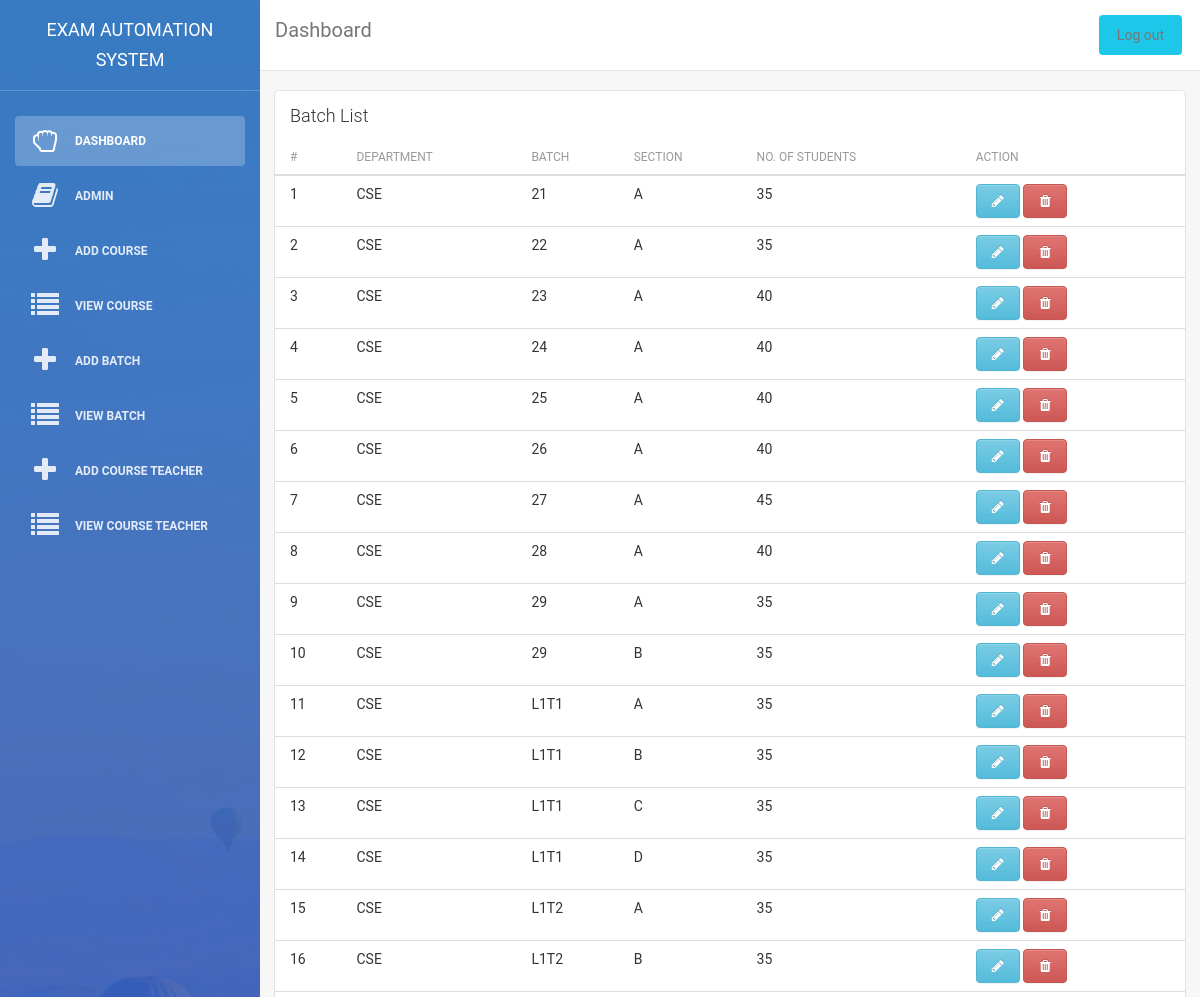
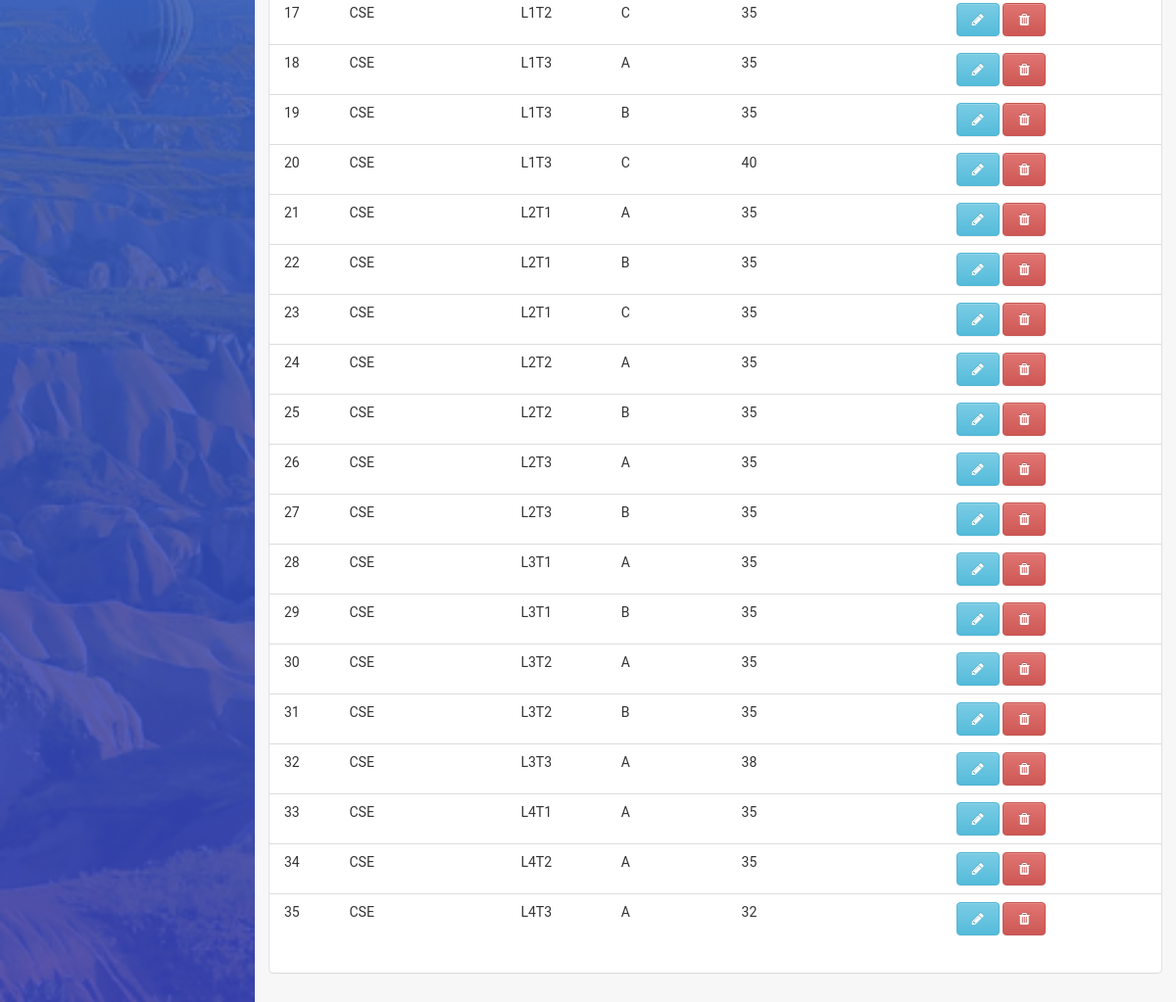
The app's page /Admin/Course/viewbatch.php (signed in) with its own data (2 pictures, top to bottom).
### tables this page shows
CREATE TABLE IF NOT EXISTS `batch` (
  `id` int(12) NOT NULL,
  `department` text NOT NULL,
  `batch` text NOT NULL,
  `section` text NOT NULL,
  `no_of_student` int(12) NOT NULL
);

### Admin/Course/viewbatch.php (the view, shortened to what this page needs)
<?php include('header.php'); ?>
        <div class="bootstrap-iso">
            <div class="container-fluid">
                <div class="row">
                    <div class="col-md-12">
                        <div class="card">
                            <div class="header">
                                <h4 class="title">Batch List</h4>
                            </div>
                            <div class="content table-responsive table-full-width">
                                <table class="table">
                                    <thead>
									    <th>#</th>
										<th>Department</th>
										<th>Batch</th>
										<th>Section</th>
										<th>No. of Students</th>
										<th>Action</th>
                                    </thead>
                                    <tbody>
							<?php
								$serial = 0;
								$sql = mysql_query("SELECT * FROM batch ORDER BY department, batch, section ASC");
								while($row = mysql_fetch_object($sql))
									{
										$serial++;
										$department = $row->department;
										$batch = $row->batch;
										$section = $row->section;
										$no_of_student = $row->no_of_student;
							?>
									<tr>
										<td><?php echo $serial; ?></td>
										<td><?php echo $department; ?></td>
										<td><?php echo $batch; ?> </td>
										<td><?php echo $section; ?></td>
										<td><?php echo $no_of_student; ?></td>
										<td>
											<a href='edit_batch.php?ided=<?php echo $department;?>&&ideb=<?php echo $batch;?>&&ides=<?php echo $section;?>'><button type='button' class='btn btn-info'><span class="fa fa-pencil"></span></button></a>
											<a onclick='return confirm_delete();' href='delete_batch.php?iddd=<?php echo $department;?>&&iddb=<?php echo $batch;?>&&idds=<?php echo $section;?>'><button type='button' class='btn btn-danger'><span class="fa fa-trash"></span></button></a>
										</td>
									</tr>
							<?php
									}
							?>
                                    </tbody>
                                </table>
                            </div>
                        </div>
                    </div>
                </div>
            </div>
        </div>
<?php include('footer.php'); ?>

### Admin/Course/viewbatch.php (style rules this page uses)
.table > thead > tr > th, .table > tbody > tr > th, .table > tfoot > tr > th, .table > thead > tr > td, .table > tbody > tr > td, .table > tfoot > tr > td { padding: 0px 0px; padding-top: 8px; padding-right: 0px; padding-bottom: 0px; padding-left: 0px; vertical-align: middle; }

### records on screen
batch: department "CSE", batch "21", section "A", no_of_student "35"
batch: department "CSE", batch "22", section "A", no_of_student "35"
batch: department "CSE", batch "23", section "A", no_of_student "40"
batch: department "CSE", batch "24", section "A", no_of_student "40"
batch: department "CSE", batch "25", section "A", no_of_student "40"
batch: department "CSE", batch "26", section "A", no_of_student "40"
batch: department "CSE", batch "27", section "A", no_of_student "45"
batch: department "CSE", batch "28", section "A", no_of_student "40"
batch: department "CSE", batch "29", section "A", no_of_student "35"
batch: department "CSE", batch "29", section "B", no_of_student "35"
batch: department "CSE", batch "L1T1", section "A", no_of_student "35"
batch: department "CSE", batch "L1T1", section "B", no_of_student "35"
batch: department "CSE", batch "L1T1", section "C", no_of_student "35"
batch: department "CSE", batch "L1T1", section "D", no_of_student "35"
batch: department "CSE", batch "L1T2", section "A", no_of_student "35"
batch: department "CSE", batch "L1T2", section "B", no_of_student "35"
batch: department "CSE", batch "L1T2", section "C", no_of_student "35"
batch: department "CSE", batch "L1T3", section "A", no_of_student "35"
batch: department "CSE", batch "L1T3", section "B", no_of_student "35"
batch: department "CSE", batch "L1T3", section "C", no_of_student "40"
batch: department "CSE", batch "L2T1", section "A", no_of_student "35"
batch: department "CSE", batch "L2T1", section "B", no_of_student "35"
batch: department "CSE", batch "L2T1", section "C", no_of_student "35"
batch: department "CSE", batch "L2T2", section "A", no_of_student "35"
batch: department "CSE", batch "L2T2", section "B", no_of_student "35"
batch: department "CSE", batch "L2T3", section "A", no_of_student "35"
batch: department "CSE", batch "L2T3", section "B", no_of_student "35"
batch: department "CSE", batch "L3T1", section "A", no_of_student "35"
batch: department "CSE", batch "L3T1", section "B", no_of_student "35"
batch: department "CSE", batch "L3T2", section "A", no_of_student "35"
batch: department "CSE", batch "L3T2", section "B", no_of_student "35"
batch: department "CSE", batch "L3T3", section "A", no_of_student "38"
batch: department "CSE", batch "L4T1", section "A", no_of_student "35"
batch: department "CSE", batch "L4T2", section "A", no_of_student "35"
batch: department "CSE", batch "L4T3", section "A", no_of_student "32"
